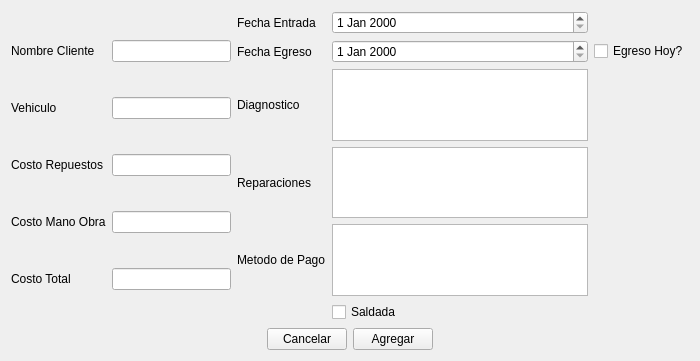
<?xml version="1.0" encoding="UTF-8"?>
<ui version="4.0">
 <class>Form</class>
 <widget class="QWidget" name="Form">
  <property name="geometry">
   <rect>
    <x>0</x>
    <y>0</y>
    <width>700</width>
    <height>361</height>
   </rect>
  </property>
  <property name="windowTitle">
   <string>Form</string>
  </property>
  <layout class="QGridLayout" name="gridLayout_2">
   <item row="1" column="0">
    <layout class="QGridLayout" name="gridLayout_4">
     <item row="0" column="0">
      <spacer name="horizontalSpacer">
       <property name="orientation">
        <enum>Qt::Horizontal</enum>
       </property>
       <property name="sizeHint" stdset="0">
        <size>
         <width>40</width>
         <height>20</height>
        </size>
       </property>
      </spacer>
     </item>
     <item row="0" column="2">
      <widget class="QPushButton" name="Aceptar_button">
       <property name="text">
        <string>Agregar</string>
       </property>
      </widget>
     </item>
     <item row="0" column="1">
      <widget class="QPushButton" name="Cancelar_button">
       <property name="text">
        <string>Cancelar</string>
       </property>
      </widget>
     </item>
     <item row="0" column="3">
      <spacer name="horizontalSpacer_2">
       <property name="orientation">
        <enum>Qt::Horizontal</enum>
       </property>
       <property name="sizeHint" stdset="0">
        <size>
         <width>40</width>
         <height>20</height>
        </size>
       </property>
      </spacer>
     </item>
    </layout>
   </item>
   <item row="0" column="0">
    <layout class="QHBoxLayout" name="horizontalLayout">
     <item>
      <layout class="QGridLayout" name="gridLayout_3">
       <item row="3" column="0">
        <widget class="QLabel" name="label_7">
         <property name="text">
          <string>Costo Mano Obra</string>
         </property>
        </widget>
       </item>
       <item row="2" column="0">
        <widget class="QLabel" name="label_6">
         <property name="text">
          <string>Costo Repuestos</string>
         </property>
        </widget>
       </item>
       <item row="0" column="1">
        <widget class="QLineEdit" name="lineEdit"/>
       </item>
       <item row="1" column="0">
        <widget class="QLabel" name="label_3">
         <property name="text">
          <string>Vehiculo</string>
         </property>
        </widget>
       </item>
       <item row="0" column="0">
        <widget class="QLabel" name="label_2">
         <property name="text">
          <string>Nombre Cliente</string>
         </property>
        </widget>
       </item>
       <item row="3" column="1">
        <widget class="QLineEdit" name="lineEdit_4"/>
       </item>
       <item row="1" column="1">
        <widget class="QLineEdit" name="lineEdit_2"/>
       </item>
       <item row="2" column="1">
        <widget class="QLineEdit" name="lineEdit_3"/>
       </item>
       <item row="4" column="0">
        <widget class="QLabel" name="label_8">
         <property name="text">
          <string>Costo Total</string>
         </property>
        </widget>
       </item>
       <item row="4" column="1">
        <widget class="QLineEdit" name="lineEdit_5"/>
       </item>
      </layout>
     </item>
     <item>
      <layout class="QGridLayout" name="gridLayout">
       <item row="6" column="0">
        <widget class="QLabel" name="label_9">
         <property name="text">
          <string>Metodo de Pago</string>
         </property>
        </widget>
       </item>
       <item row="6" column="1">
        <widget class="QTextEdit" name="textEdit_3"/>
       </item>
       <item row="4" column="1">
        <widget class="QTextEdit" name="textEdit"/>
       </item>
       <item row="1" column="1">
        <widget class="QDateEdit" name="dateEdit_2"/>
       </item>
       <item row="2" column="1">
        <widget class="QDateEdit" name="dateEdit"/>
       </item>
       <item row="5" column="1">
        <widget class="QTextEdit" name="textEdit_2"/>
       </item>
       <item row="5" column="0">
        <widget class="QLabel" name="label_5">
         <property name="text">
          <string>Reparaciones</string>
         </property>
        </widget>
       </item>
       <item row="1" column="0">
        <widget class="QLabel" name="label_10">
         <property name="text">
          <string>Fecha Entrada</string>
         </property>
        </widget>
       </item>
       <item row="7" column="1">
        <widget class="QCheckBox" name="checkBox">
         <property name="text">
          <string>Saldada</string>
         </property>
        </widget>
       </item>
       <item row="2" column="0">
        <widget class="QLabel" name="label">
         <property name="text">
          <string>Fecha Egreso</string>
         </property>
        </widget>
       </item>
       <item row="4" column="0">
        <widget class="QLabel" name="label_4">
         <property name="text">
          <string>Diagnostico</string>
         </property>
        </widget>
       </item>
       <item row="2" column="2">
        <widget class="QCheckBox" name="checkBox_2">
         <property name="text">
          <string>Egreso Hoy?</string>
         </property>
        </widget>
       </item>
      </layout>
     </item>
    </layout>
   </item>
  </layout>
 </widget>
 <resources/>
 <connections/>
</ui>
